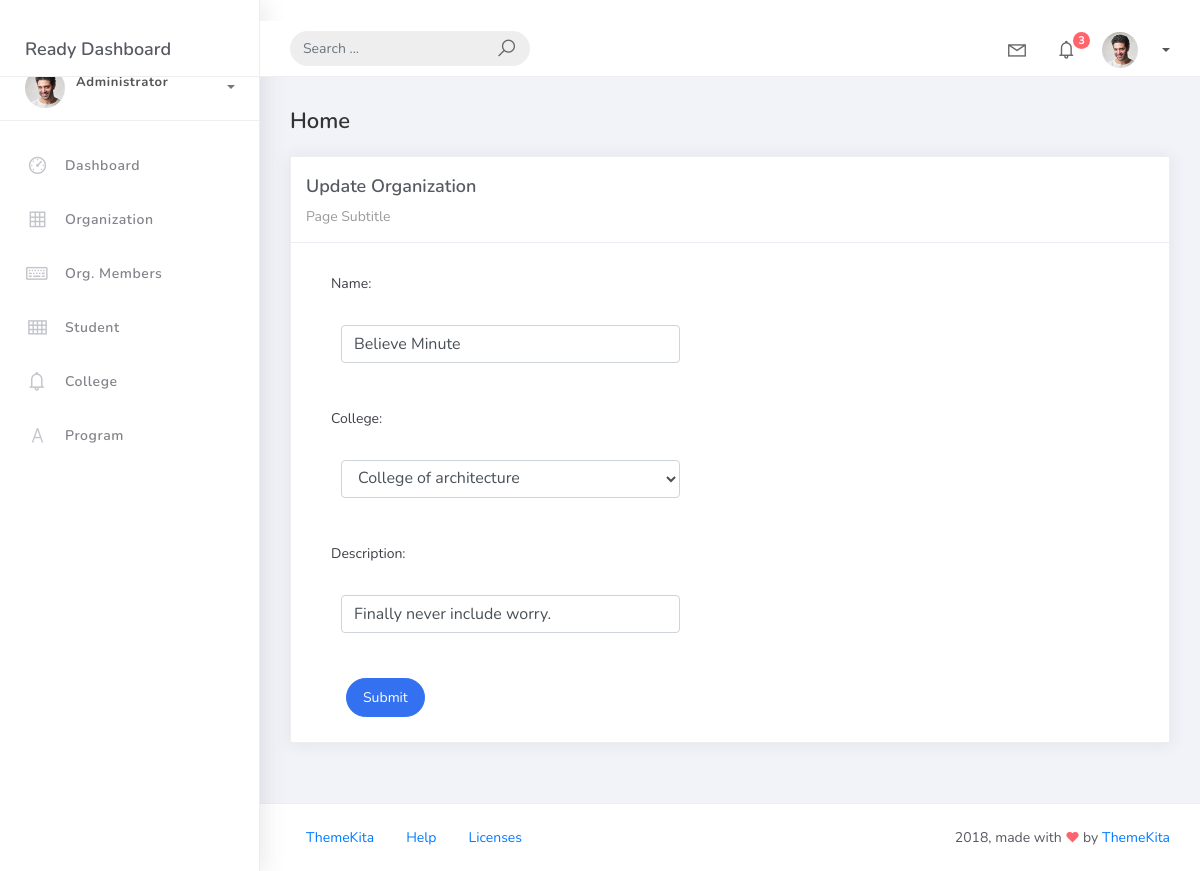
The app's page /organization_list/3 with its own data.
### studentorg/models.py (models this page shows, shortened)
class BaseModel(models.Model):
    created_at = models.DateTimeField(auto_now_add=True, db_index=True)
    updated_at = models.DateTimeField(auto_now=True)
    class Meta:
        abstract = True

class Organization(BaseModel):
    name = models.CharField(max_length=250)
    college = models.ForeignKey(
        College,
        null=True,
        blank=True,
        on_delete=models.CASCADE
    )
    description = models.CharField(max_length=500)

### studentorg/views.py (the view)
# urls.py: path("organization_list/<pk>", views.OrganizationUpdateView.as_view(), name="org_update"),
class OrganizationUpdateView(UpdateView):
    model = Organization
    form_class = OrganizationForm
    template_name = "org_form.html"
    success_url = reverse_lazy("organization-list")

### studentorg/forms.py
class OrganizationForm(ModelForm):
    class Meta:
        model = Organization
        fields = "__all__"

### studentorg/models.py (called while the page is built)
    def __str__(self):
        return self.college_name

### templates/org_form.html (shortened to what this page needs)
{% extends 'base.html' %}
{% load static %}
{% block content %}
<div class="content">
    <div class="container-fluid">
        <h4 class="page-title">Home</h4>
        <div class="row">
            <div class="col-md-12">
                <div class="card">
                    <div class="card-header">
                        <div class="card-title">
                            {% if object %}
                                Update Organization
                            {% else %}
                                Add New Organization
                            {% endif %}
                        </div>
                        <div class="card-category">
                            Page Subtitle
                        </div>
                    </div>
                    <div class="col-md-6">
                        <div class="card-body">
                            <form action="" method="post" novalidate>
                                {% include 'includes/form.html' %}
                                <div class="form-group">
                                    <div class="col-md-12 col-sm-3">
                                        <button type="submit" class="btn btn-primary btn-rounded">
                                            Submit
                                        </button>
                                    </div>
                                </div>
                            </form>
                        </div>
                    </div>
                </div>
            </div>
        </div>
    </div>
</div>
{% endblock %}

### templates/includes/form.html (shortened to what this page needs)
{% load widget_tweaks %}
{% for field in form %}
<div class="field item form-group">
    <label>{{ field.label_tag }}</label>
    <div class="form-group">
        {% render_field field class="form-control" %}
    </div>
</div>
{% endfor %}

### records on screen
Organization: name "Believe Minute" "College of architecture" "Finally never include worry."

### other values on screen
{{ field.label_tag }} "Name:" "College:" "Description:"
